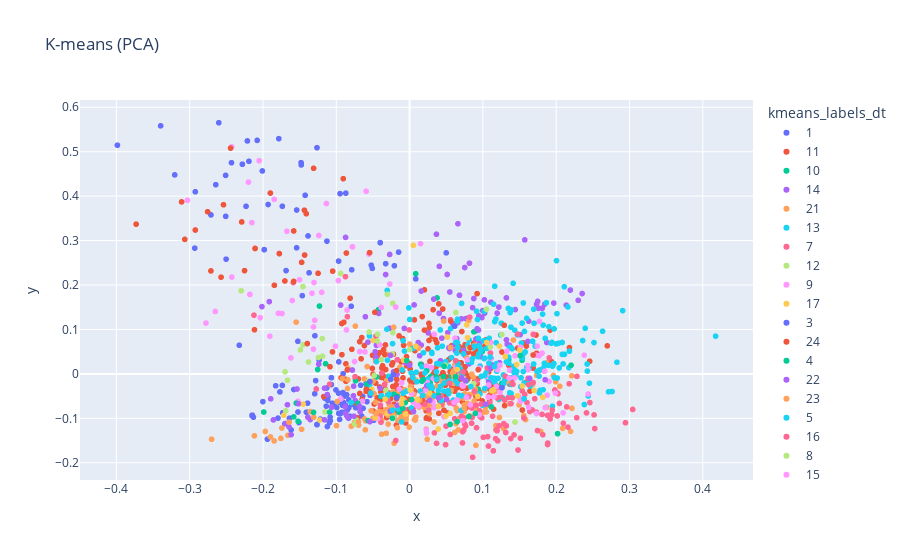

The cell this chart's notebook holds for it:
### Code cell
import plotly

# fig.update_layout(height=800)


hero.scatterplot(
    df.dropna(subset='roud'), 
    col='pca', 
    color='kmeans_labels_dt', 
    title="K-means (PCA)",

    hover_data=['roud']
)
hero.scatterplot(use_container_width=True,height=800)

# fig.canvas.layout.width = '7in'

# fig.update_yaxes(
#     scaleanchor="x",
#     scaleratio=1,
#   )
